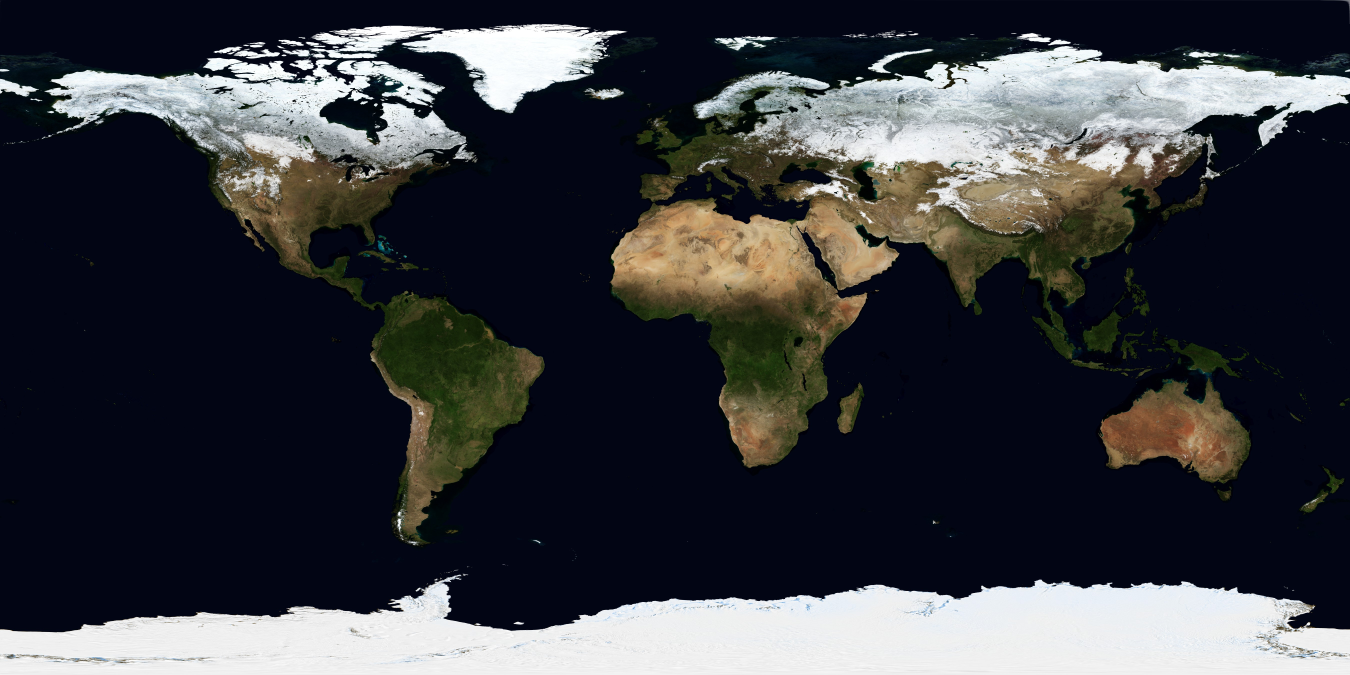
#> input picture pythonDraft/bluemarble.jpg, 5400 x 2700 px (shown at 1/4 size)
$ python geo.py
#> lines starting #> are read from the running program, lines starting #| are printed output that depends on the picture
from PIL import Image
import numpy as np
from mpl_toolkits.mplot3d import Axes3D
import matplotlib.pyplot as plt

bm = Image.open("bluemarble.jpg")
#> bm is the input picture: PIL image 5400x2700 RGB; mean R, G, B 58.6, 60.4, 65.6
bm = np.array(bm.resize([int(d / 10) for d in bm.size])) / 256
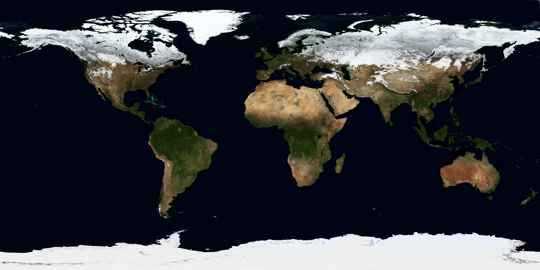
#> bm: shape (270, 540, 3) float64; mean R, G, B 0.229, 0.236, 0.256

lons = np.linspace(-180, 180, bm.shape[1]) * np.pi / 180
#> lons = 540 values from -3.14 to 3.14
lats = np.linspace(-90, 90, bm.shape[0])[::-1] * np.pi / 180

fig = plt.figure()
ax = fig.add_subplot(111, projection="3d")
ax.set_axis_off()

x = np.outer(np.cos(lons), np.cos(lats)).T
y = np.outer(np.sin(lons), np.cos(lats)).T
z = np.outer(np.ones(np.size(lons)), np.sin(lats)).T

ax.plot_surface(x, y, z, rstride=4, cstride=4, facecolors=bm)
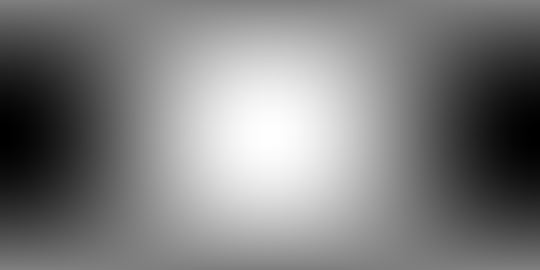
#> x: shape (270, 540) float64; min -1, max 1, mean -0.00117; drawn with min black and max white

plt.show()
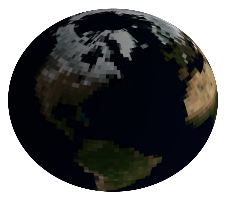
#> figure drawn by matplotlib, 1 panel
